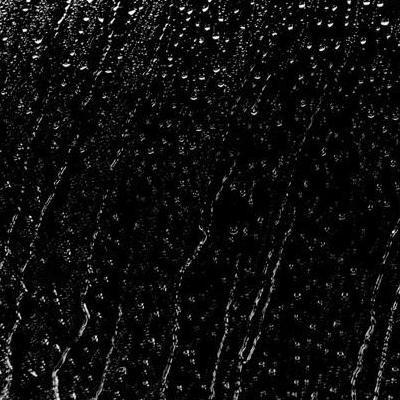
#> input picture 02OpenCV基本操作/rain.jpg, 400 x 400 px
$ python '04图像的加法.py'
#> lines starting #> are read from the running program, lines starting #| are printed output that depends on the picture
import numpy as np
import cv2 as cv
import matplotlib.pyplot as plt

# 图像的加法
# 可以使用OpenCV的cv.add()把两幅图像相加，或者简单地通过numpy操作添加两个图像，如res = img1 + img2。两个图像应该具有相同的大小和类型，或者第二个图像可以是标量值
# 注：OpenCV加法和Numpy加法之间存在差异OpenCV的加法是饱和操作，而Numpy添加是模运算
# numpy对8位整数进行计算：250 + 10 = 260 => 4
# OpenCV对8位整数进行计算：250 + 10 = 260 => 255
# 这种差别在对两幅图像进行加法时会更加明显，OpenCV的结果会更好一些，所以尽量使用OpenCV中的函数

rain = cv.imread("rain.jpg")
#> rain is the input picture: shape (400, 400, 3); min 0, max 255, mean 14.4
plt.imshow(rain[..., ::-1])
plt.show()
view = cv.imread("view.jpg")
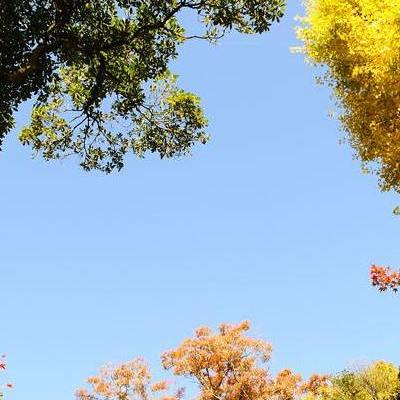
#> input picture 02OpenCV基本操作/view.jpg, 400 x 400 px
#> view is the input picture: shape (400, 400, 3); mean B, G, R 191.3, 177.1, 156.1
plt.imshow(view[..., ::-1])
plt.show()
img1 = cv.add(rain, view)
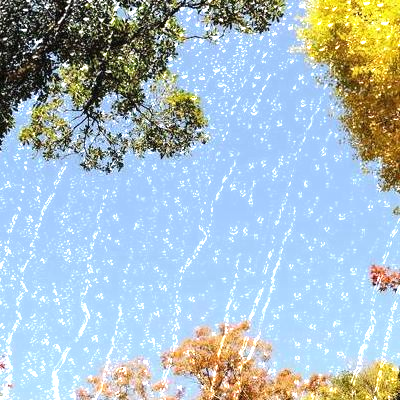
#> img1: shape (400, 400, 3); mean B, G, R 198.7, 188.7, 168.4
plt.imshow(img1[..., ::-1])
plt.show()
img2 = rain + view
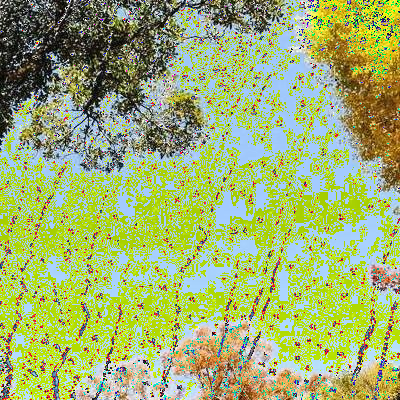
#> img2: shape (400, 400, 3); mean B, G, R 113.2, 176.8, 158.4
plt.imshow(img2[..., ::-1])
plt.show()
